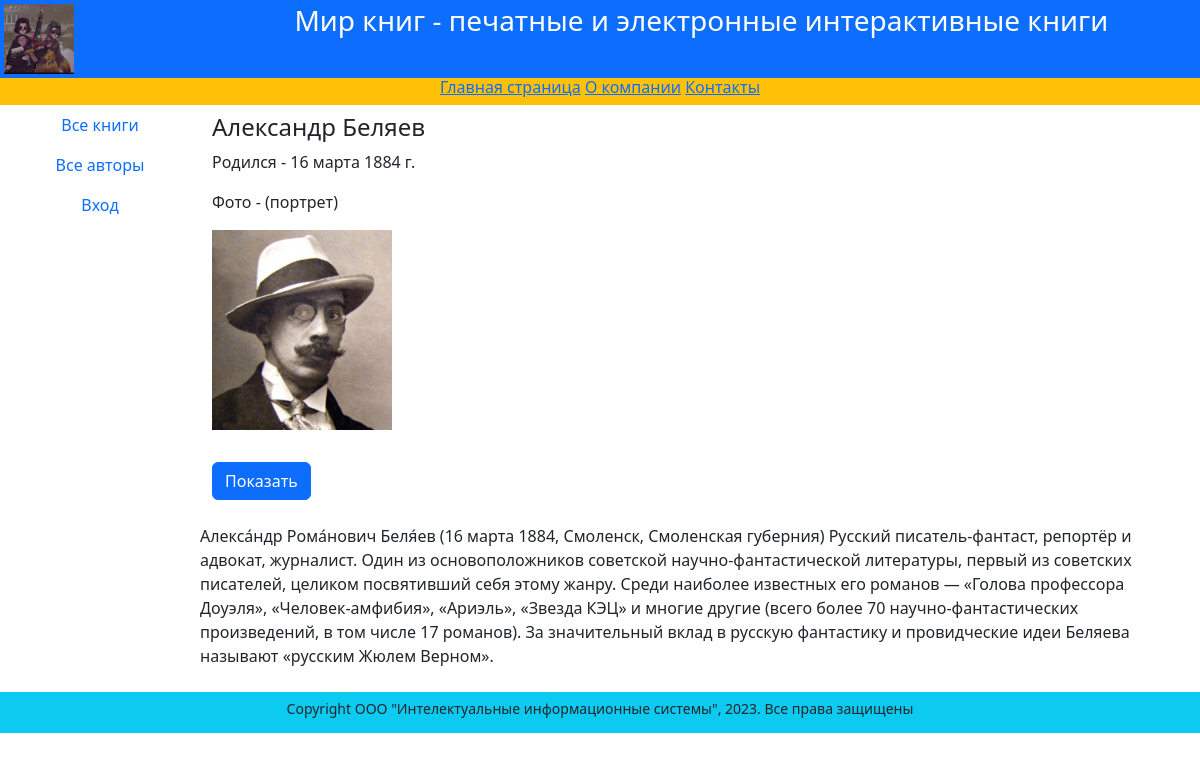
Page /author/1/ on the committed database.
### catalog/models.py (models this page shows, shortened)
class Author(models.Model):
    first_name = models.CharField(max_length=100, help_text="Введите имя автора", verbose_name="Имя автора")
    last_name = models.CharField(max_length=100, help_text="Введите фамилию автора", verbose_name="Фамилия автора")
    date_of_birth = models.DateField(help_text="Введите дату рождения", verbose_name="Дата рождения",
                                     null=True, blank=True)
    about = models.TextField(help_text="Введите сведения об авторе", verbose_name="Сведения об авторе")
    photo = models.ImageField(upload_to='images', help_text="Введите фото автора", verbose_name="Фото автора",
                              null=True, blank=True)
    objects = models.Manager()

### catalog/views.py (the view)
# urls.py: path('author/<int:pk>/', views.AuthorDetailView.as_view(), name='author-detail'),
class AuthorDetailView(DetailView):
    model = Author

### templates/catalog/author_detail.html
{% extends "catalog/base.html" %}
{% block content %}
<div class="container text-start">
    <div class="row my-2">
        <h4>{{ object.first_name }} {{ author.last_name }} </h4>
        <p>Родился - {{ author.date_of_birth }}</p>
        <p>Фото - (портрет)</p>
        <p><img src="{{ author.photo.url }}" alt="connect" style="max-height:200px"></p>
        <div class="row my-2">
            <div class="col-2 my-2">
                <a href="{{ author.photo.url }}" class="btn btn-primary" target="_blank">Показать</a>
            </div>
        </div>
        <div class="row my-2">
            {{ author.about }}
        </div>
    </div>
</div>
{% endblock %}

### rows in the picture
Author: first_name "Александр", last_name "Беляев", date_of_birth "16 марта 1884 г.", photo (picture), about "Алекса́ндр Рома́нович Беля́ев (16 марта 1884, Смоленск, Смоленская губерния) Русский писатель-фантаст, репортёр и адвокат, журналист. Один из основоположников советской научно-фантастической литературы, первый из советских писателей, целиком посвятивший себя этому жанру. Среди наиболее известных его романов — «Голова профессора Доуэля», «Человек-амфибия», «Ариэль», «Звезда КЭЦ» и многие другие (всего более 70 научно-фантастических произведений, в том числе 17 романов). За значительный вклад в русскую фантастику и провидческие идеи Беляева называют «русским Жюлем Верном»."
